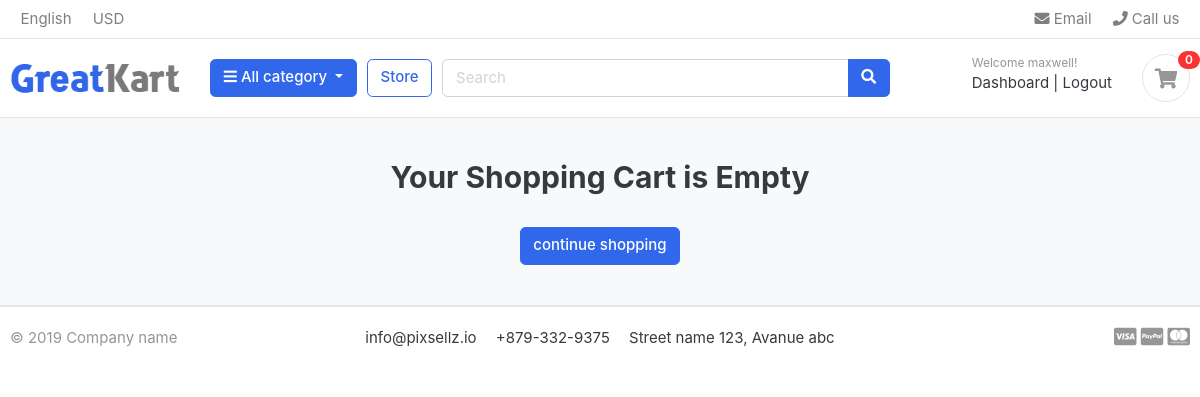
The app's page /cart/ (signed in), older data.
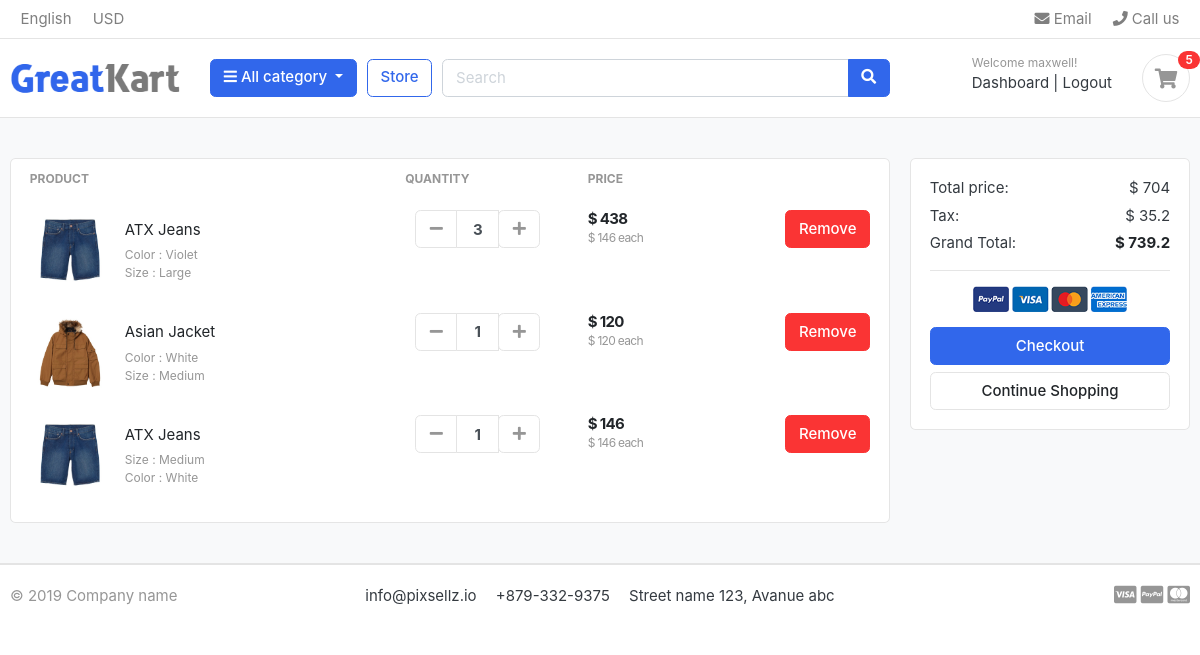
The same page, newer data.
### accounts/models.py (models this page shows, shortened)
class Account(AbstractBaseUser,PermissionsMixin):
    first_name = models.CharField(max_length=50)
    last_name = models.CharField(max_length=50)
    username = models.CharField(max_length=50, unique=True)
    email = models.EmailField(max_length=100, unique=True)
    phone_number = models.CharField(max_length=50)
    date_joined = models.DateTimeField(auto_now_add=True)
    last_login = models.DateTimeField(auto_now_add=True)
    is_admin = models.BooleanField(default=False)
    is_staff = models.BooleanField(default=False)
    is_active = models.BooleanField(default=False)
    is_superadmin = models.BooleanField(default=False)
    USERNAME_FIELD = 'email'
    REQUIRED_FIELDS = ['username', 'first_name', 'last_name']
    objects = MyAccountManager()

### carts/models.py (models this page shows, shortened)
class CartItem(models.Model):
    user = models.ForeignKey(Account, on_delete=models.CASCADE, null=True)
    product = models.ForeignKey(Product, on_delete=models.CASCADE)
    variations = models.ManyToManyField(Variation, blank=True)
    cart = models.ForeignKey(Cart, on_delete=models.CASCADE, null=True)
    quantity = models.IntegerField()
    is_active = models.BooleanField(default=True)
    def sub_total(self):
        return self.product.price * self.quantity

### store/models.py (models this page shows, shortened)
class Product(models.Model):
    product_name = models.CharField(max_length=200, unique=True)
    slug = models.SlugField(max_length=200, unique=True)
    description = models.TextField(max_length=500, blank=True)
    price = models.IntegerField()
    images = models.ImageField(upload_to='photos/products')
    stock = models.IntegerField()
    is_available = models.BooleanField(default=True)
    category = models.ForeignKey(Category, on_delete=models.CASCADE)
    created_date = models.DateTimeField(auto_now_add=True)
    modified_date = models.DateTimeField(auto_now=True)
    def get_url(self):
        return reverse('product_detail', args=[self.category.slug, self.slug])

class Variation(models.Model):
    product = models.ForeignKey(Product, on_delete=models.CASCADE)
    variation_category = models.CharField(max_length=100, choices=variation_category_choice)
    variation_value = models.CharField(max_length=100)
    is_active = models.BooleanField(default=True)
    created_date = models.DateTimeField(auto_now=True)
    objects = VariationManager()

### carts/views.py (the view)
# urls.py: path('', views.cart, name='cart'),
def cart(request, total=0, quantity=0, cart_items=None):
    try:
        tax = 0
        grand_total = 0
        if request.user.is_authenticated:
            cart_items = CartItem.objects.filter(user=request.user, is_active=True)
        else:
            cart = Cart.objects.get(cart_id = _cart_id(request))
            cart_items = CartItem.objects.filter(cart=cart, is_active=True)
        for cart_item in cart_items:
            total += (cart_item.product.price * cart_item.quantity)
            quantity += cart_item.quantity
        tax = (5 * total)/100
        grand_total = total + tax
    except ObjectDoesNotExist:
        pass #just ignore
    context = {
        'total' :total,
        'quantity':quantity,
        'cart_items':cart_items,
        'tax':tax,
        'grand_total':grand_total
    }
    return render(request, 'store/cart.html', context)

### carts/context_processors.py (called while the page is built)
def counter(request):
    cart_count = 0
    if 'admin' in request.path:
        return {}
    else:
        try:
            cart = Cart.objects.filter(cart_id=_cart_id(request))
            if request.user.is_authenticated:
                cart_items = CartItem.objects.all().filter(user=request.user)
            else:
                cart_items = CartItem.objects.all().filter(cart=cart[:1])
            for cart_item in cart_items:
                cart_count +=  cart_item.quantity
        except Cart.DoesNotExist:
            cart_count = 0
    return dict(cart_count= cart_count)

### carts/views.py (called while the page is built)
def _cart_id(request):
    cart = request.session.session_key
    if not cart:
        cart = request.session.create()
    return cart

### category/context_processors.py (called while the page is built)
def  menu_links(request):
    links = Category.objects.all()
    return dict(links=links)

### category/models.py (called while the page is built)
    def get_url(self):
        return reverse('product_by_category', args=[self.slug])

### templates/store/cart.html (shortened to what this page needs)
<!DOCTYPE html>
{% extends 'base.html' %}
{% load static %}
{% block content %}
<section class="section-content padding-y bg">
<div class="container">
{% if not cart_items %}
	<h2 class="text-center">Your Shopping Cart is Empty</h2>
	<br>
	<div class="text-center">
		<a href="{% url 'store' %}" class="btn btn-primary">continue shopping</a>
	</div>
{% else %}
<div class="row">
	<aside class="col-lg-9">
<div class="card">
<table class="table table-borderless table-shopping-cart">
<thead class="text-muted">
<tr class="small text-uppercase">
  <th scope="col">Product</th>
  <th scope="col" width="120">Quantity</th>
  <th scope="col" width="120">Price</th>
  <th scope="col" class="text-right" width="200"> </th>
</tr>
</thead>
<tbody>
{% for cart_item in cart_items %}
<tr>
	<td>
		<figure class="itemside align-items-center">
			<div class="aside"><img src="{{ cart_item.product.images.url }}" class="img-sm"></div>
			<figcaption class="info">
				<a href="{{ cart_item.product.get_url }}" class="title text-dark">{{ cart_item.product.product_name }}</a>
				<p class="text-muted small">
					{% if cart_item.variations.all %}
						{% for item in cart_item.variations.all %}
							{{ item.variation_category | capfirst }} : {{ item.variation_value | capfirst }} <br>
						{% endfor %}
					{% endif %}
				</p>
			</figcaption>
		</figure>
	</td>
	<td>
					<div class="col">
						<div class="input-group input-spinner">
							<div class="input-group-prepend">
							<a href="{% url 'remove_cart' cart_item.product.id cart_item.id %}" class="btn btn-light" type="button" id="button-plus"> <i class="fa fa-minus"></i> </a>
							</div>
							<input type="text" class="form-control"  value="{{ cart_item.quantity }}">
							<div class="input-group-append">
								<form action="{% url 'add_cart' cart_item.product.id %}" method="POST">
									<button  class="btn btn-light" type="submit" id="button-minus"> <i class="fa fa-plus"></i> </button>
								</form>
							</div>
						</div>
					</div>
	</td>
	<td>
		<div class="price-wrap">
			<var class="price">$ {{ cart_item.sub_total }}</var>
			<small class="text-muted"> $ {{cart_item.product.price}} each </small>
		</div>
	</td>
	<td class="text-right">
	<a href="{% url 'remove_cart_item' cart_item.product.id cart_item.id %}" onclick="return confirm('Are you sure you want to delete this item?')" class="btn btn-danger"> Remove</a>
	</td>
</tr>
{% endfor %}
</tbody>
</table>
</div>
	</aside>
	<aside class="col-lg-3">
		<div class="card">
		<div class="card-body">
			<dl class="dlist-align">
			  <dt>Total price:</dt>
			  <dd class="text-right">$ {{ total }}</dd>
			</dl>
			<dl class="dlist-align">
			  <dt>Tax:</dt>
			  <dd class="text-right"> $ {{ tax }}</dd>
			</dl>
			<dl class="dlist-align">
			  <dt>Grand Total:</dt>
			  <dd class="text-right text-dark b"><strong>$ {{grand_total}} </strong></dd>
			</dl>
			<hr>
			<p class="text-center mb-3">
				<img src="{% static './images/misc/payments.png' %}" height="26">
			</p>
			<a href="{% url 'checkout' %}" class="btn btn-primary btn-block"> Checkout </a>
			<a href="{% url 'store' %}" class="btn btn-light btn-block">Continue Shopping</a>
		</div>
		</div>
</aside>
</div>
{% endif %}
</div>
</section>
{% endblock %}

### templates/base.html (shortened to what this page needs)
<!DOCTYPE HTML>
{% load static %}
<html lang="en">
<head>
<link href="{% static 'css/bootstrap.css' %}" rel="stylesheet" type="text/css"/>
<link href="{% static 'fonts/fontawesome/css/all.min.css' %}" type="text/css" rel="stylesheet">
<link href="{% static 'css/ui.css' %}" rel="stylesheet" type="text/css"/>
<link href="{% static 'css/responsive.css' %}" rel="stylesheet" media="only screen and (max-width: 1200px)" />
</head>
<body>
    {% include 'includes/navbar.html' %}
    {% block content %}{% endblock %}
    {% include 'includes/footer.html' %}

### templates/includes/navbar.html (shortened to what this page needs)
 <!DOCTYPE html>
 {% load static %}
 <header class="section-header">
        <nav class="navbar p-md-0 navbar-expand-sm navbar-light border-bottom">
        <div class="container">
        <div class="collapse navbar-collapse" id="navbarTop4">
            <ul class="navbar-nav mr-auto">
                <li class="nav-item dropdown">
                    <a href="#" class="nav-link">   English </a>
                </li>
                <li class="nav-item dropdown">
                    <a href="#" class="nav-link"> USD </a>
                </li>
            </ul>
            <ul class="navbar-nav">
                <li><a href="#" class="nav-link"> <i class="fa fa-envelope"></i> Email </a></li>
                <li><a href="#" class="nav-link"> <i class="fa fa-phone"></i> Call us </a></li>
            </ul>
        </div>
        </div>
        </nav>
        <section class="header-main border-bottom">
            <div class="container">
        <div class="row align-items-center">
            <div class="col-lg-2 col-md-3 col-6">
                <a href="{% url 'home' %}" class="brand-wrap">
                    <img class="logo" src="{% static './images/logo.png' %}">
                </a>
            </div>
            <div class="col-lg col-sm col-md col-6 flex-grow-0">
                <div class="category-wrap dropdown d-inline-block float-right">
                    <button type="button" class="btn btn-primary dropdown-toggle" data-toggle="dropdown">
                        <i class="fa fa-bars"></i> All category
                    </button>
                </div>
            </div>
            <a href="{% url 'store' %}" class="btn btn-outline-primary">Store</a>
            <div class="col-lg  col-md-6 col-sm-12 col">
                <form action="{% url 'search' %}" class="search" method="GET">
                    <div class="input-group w-100">
                        <input type="text" class="form-control" style="width:60%;" placeholder="Search" name="keyword">
                        <div class="input-group-append">
                        <button class="btn btn-primary" type="submit">
                            <i class="fa fa-search"></i>
                        </button>
                        </div>
                    </div>
                </form>
            </div>
            <div class="col-lg-3 col-sm-6 col-8 order-2 order-lg-3">
                        <div class="d-flex justify-content-end mb-3 mb-lg-0">
                            {% if user.id is None %}
                            <div class="widget-header">
                                <small class="title text-muted">Welcome guest!</small>
                                <div>
                                    <a href="{% url 'login' %}">Sign in</a> <span class="dark-transp"> | </span>
                                    <a href="{% url 'register' %}"> Register</a>
                                </div>
                            </div>
                            {% else %}
                            <div class="widget-header">
                                <small class="title text-muted">Welcome {{user.first_name}}!</small>
                                <div>
                                    <a href="{% url 'dashboard' %}">Dashboard</a> <span class="dark-transp"> | </span>
                                    <a href="{% url 'logout' %}"> Logout</a>
                                </div>
                            </div>
                            {% endif %}
                            <a href="{% url 'cart' %}" class="widget-header pl-3 ml-3">
                                <div class="icon icon-sm rounded-circle border"><i class="fa fa-shopping-cart"></i></div>
                                <span class="badge badge-pill badge-danger notify">{{ cart_count }}</span>
                            </a>
                        </div>
                    </div>
        </div>
            </div>
        </section>
    </header>

### templates/includes/footer.html
<!DOCTYPE html>
<footer class="section-footer border-top">
	<div class="container">
		<section class="footer-bottom border-top row">
			<div class="col-md-2">
				<p class="text-muted"> &copy 2019 Company name </p>
			</div>
			<div class="col-md-8 text-md-center">
				<span  class="px-2">info@pixsellz.io</span>
				<span  class="px-2">+879-332-9375</span>
				<span  class="px-2">Street name 123, Avanue abc</span>
			</div>
			<div class="col-md-2 text-md-right text-muted">
				<i class="fab fa-lg fa-cc-visa"></i>
				<i class="fab fa-lg fa-cc-paypal"></i>
				<i class="fab fa-lg fa-cc-mastercard"></i>
			</div>
		</section>
	</div>
</footer>

### static/css/ui.css (style rules this page uses)
html { font-family: "Inter", sans-serif; font-size: 15px; }
.price-wrap { letter-spacing: -0.7px; }
.icon-xs, .icon-sm, .icon-md, .icon-lg { display: inline-block; text-align: center; flex-shrink: 0; flex-grow: 0; }
.icon-sm { width: 48px; height: 48px; line-height: 48px !important; font-size: 20px; }
.img-xs, .img-sm, .img-md, .img-lg { -o-object-fit: cover; object-fit: cover; flex-shrink: 0; flex-grow: 0; }
.img-sm { width: 80px; height: 80px; }
.padding-y { padding-top: 40px; padding-bottom: 40px; }
var { font-style: normal; }
figure { margin-bottom: 0; }
.bg { background-color: #f8f9fa; }
.b { font-weight: 600; }
p:last-child { margin-bottom: 0; }
.header-main { position: relative; padding-top: 1rem; padding-bottom: 1rem; }
.brand-wrap .logo, .navbar-brand .logo { margin-right: 7px; max-height: 42px; display: inline-block; }
.widget-header { display: inline-block; vertical-align: middle; position: relative; }
.widget-header a { color: #343a40; }
.widget-header i { color: #969696; }
.widget-header .title { display: block; }
.widget-header .notify { position: absolute; top: -3px; right: -10px; }
.footer-bottom { padding-top: 20px; padding-bottom: 20px; }
.btn-light { background-color: #fff; border-color: #e4e4e4; }
.btn-light i { color: #969696; }
.itemside { position: relative; display: flex; width: 100%; }
.itemside .aside { position: relative; flex-shrink: 0; }
.itemside .info { padding-left: 15px; padding-right: 7px; }
.itemside p { margin-bottom: 0; }
.itemside .title { display: block; margin-bottom: 5px; color: #212529; }
[class*=dlist-] { margin-bottom: 5px; }
[class*=dlist-] dd { margin-bottom: 0; }
.dlist-align { display: flex; }
.dlist-align dt { width: 150px; word-wrap: break-word; font-weight: normal; }
.dlist-align dd { flex-grow: 1; }
.notify { position: absolute; top: -4px; right: -10px; display: inline-block; padding: 0.25em 0.6em; font-size: 12px; line-height: 1; text-align: center; border-radius: 3rem; color: #fff; background-color: #fa3434; }
.price { font-weight: 600; color: #212529; }
.input-spinner { width: 125px; flex-wrap: nowrap; display: inline-flex; vertical-align: middle; }
.input-spinner input.form-control { text-align: center; max-width: 46px; font-weight: bold; flex-basis: 46px; border-color: #e4e4e4; flex-grow: 0; }
.input-spinner .btn { width: 42px; text-align: center; padding-left: 0.5rem; padding-right: 0.5rem; }
.table-shopping-cart.table td, .table-shopping-cart.table th { padding-left: 1.25rem; padding-right: 1.25rem; }
.table-shopping-cart .price-wrap { line-height: 1.2; }
.table-shopping-cart .price { font-weight: bold; margin-right: 5px; display: block; }

Row changes from the older to the newer data that the page shows:
added CartItem: product.images (picture), product.product_name "ATX Jeans", quantity "3", sub_total "438", product.price "146"
now on this page (row unchanged): Variation: variation_category "Color", variation_value "Violet", shown under "ATX Jeans"
now on this page (row unchanged): Variation: variation_category "Size", variation_value "Large", shown under "ATX Jeans"
added CartItem: product.images (picture), product.product_name "Asian Jacket", quantity "1", sub_total "120", product.price "120"
now on this page (row unchanged): Variation: variation_category "Color", variation_value "White", shown under "Asian Jacket"
now on this page (row unchanged): Variation: variation_category "Size", variation_value "Medium", shown under "Asian Jacket"
added CartItem: product.images (picture), product.product_name "ATX Jeans", quantity "1", sub_total "146", product.price "146"
now on this page (row unchanged): Variation: variation_category "Size", variation_value "Medium", shown under "ATX Jeans"
now on this page (row unchanged): Variation: variation_category "Color", variation_value "White", shown under "ATX Jeans"
Text that changed along with them:
{{ cart_count }}: "0" → "5"
{{ total }}: (not shown) → "704"
{{ tax }}: (not shown) → "35.2"
{{ grand_total }}: (not shown) → "739.2"
text no longer shown: "Your Shopping Cart is Empty continue shopping"
text now shown: "PRODUCT QUANTITY PRICE Total price: $ Tax: $ Grand Total: $ Checkout Continue Shopping"
